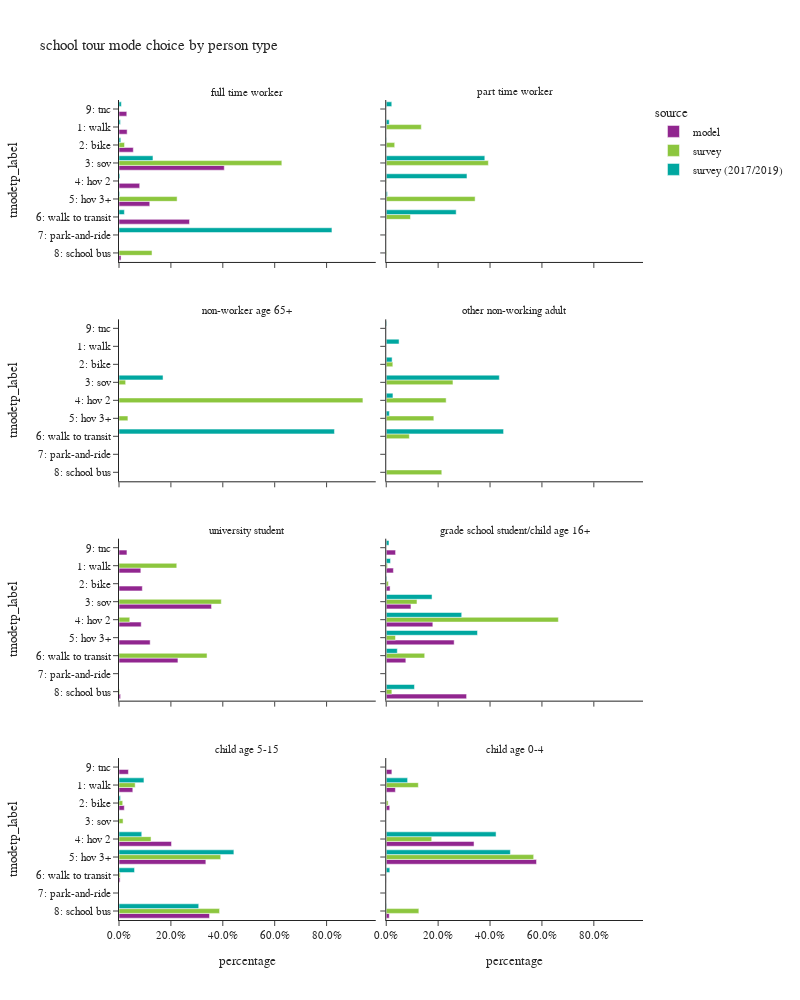

Notebook source saved alongside this figure:
### Code cell
plot_mode_choice(sc_tour,"pptyp_label",
                 {"pptyp_label":["full time worker","part time worker","non-worker age 65+","other non-working adult",
                                 "university student","grade school student/child age 16+","child age 5-15","child age 0-4"],
                  "tmodetp_label":["1: walk","2: bike","3: sov","4: hov 2","5: hov 3+","6: walk to transit",
                                   "7: park-and-ride","8: school bus","9: other–survey only"]},
                 "person type",2,1000)

### Figure 1 — Plotly figure (JSON) as saved in the notebook; plotly's stock layout.template omitted (floating-point values rounded to 4 significant figures)
{"data": [{"alignmentgroup": "True", "customdata": [[1450], [2549], [18749], [3684], [5477], [12556], [364], [1385]], "hovertemplate": "source=model<br>pptyp_label=full time worker<br>percentage=%{x}<br>tmodetp_label=%{y}<br>sample count=%{customdata[0]}<extra></extra>", "legendgroup": "model", "marker": {"color": "#91268F", "pattern": {"shape": ""}}, "name": "model", "offsetgroup": "model", "orientation": "h", "showlegend": true, "textposition": "auto", "type": "bar", "x": [0.03138, 0.05516, 0.4057, 0.07972, 0.1185, 0.2717, 0.007876, 0.02997], "xaxis": "x7", "y": ["1: walk", "2: bike", "3: sov", "4: hov 2", "5: hov 3+", "6: walk to transit", "8: school bus", "9: tnc"], "yaxis": "y7"}, {"alignmentgroup": "True", "customdata": [[5734], [6127], [24307], [5833], [8186], [15480], [413], [2085]], "hovertemplate": "source=model<br>pptyp_label=university student<br>percentage=%{x}<br>tmodetp_label=%{y}<br>sample count=%{customdata[0]}<extra></extra>", "legendgroup": "model", "marker": {"color": "#91268F", "pattern": {"shape": ""}}, "name": "model", "offsetgroup": "model", "orientation": "h", "showlegend": false, "textposition": "auto", "type": "bar", "x": [0.08412, 0.08988, 0.3566, 0.08557, 0.1201, 0.2271, 0.006059, 0.03059], "xaxis": "x3", "y": ["1: walk", "2: bike", "3: sov", "4: hov 2", "5: hov 3+", "6: walk to transit", "8: school bus", "9: tnc"], "yaxis": "y3"}, {"alignmentgroup": "True", "customdata": [[2841], [1522], [9801], [18484], [26947], [7778], [31878], [3701]], "hovertemplate": "source=model<br>pptyp_label=grade school student/child age 16+<br>percentage=%{x}<br>tmodetp_label=%{y}<br>sample count=%{customdata[0]}<extra></extra>", "legendgroup": "model", "marker": {"color": "#91268F", "pattern": {"shape": ""}}, "name": "model", "offsetgroup": "model", "orientation": "h", "showlegend": false, "textposition": "auto", "type": "bar", "x": [0.0276, 0.01478, 0.0952, 0.1795, 0.2617, 0.07555, 0.3096, 0.03595], "xaxis": "x4", "y": ["1: walk", "2: bike", "3: sov", "4: hov 2", "5: hov 3+", "6: walk to transit", "8: school bus", "9: tnc"], "yaxis": "y4"}, {"alignmentgroup": "True", "customdata": [[24322], [9341], [92528], [152978], [1938], [159402], [16574]], "hovertemplate": "source=model<br>pptyp_label=child age 5-15<br>percentage=%{x}<br>tmodetp_label=%{y}<br>sample count=%{customdata[0]}<extra></extra>", "legendgroup": "model", "marker": {"color": "#91268F", "pattern": {"shape": ""}}, "name": "model", "offsetgroup": "model", "orientation": "h", "showlegend": false, "textposition": "auto", "type": "bar", "x": [0.05321, 0.02044, 0.2024, 0.3347, 0.00424, 0.3487, 0.03626], "xaxis": "x", "y": ["1: walk", "2: bike", "4: hov 2", "5: hov 3+", "6: walk to transit", "8: school bus", "9: tnc"], "yaxis": "y"}, {"alignmentgroup": "True", "customdata": [[1759], [671], [16879], [28890], [23], [581], [1083]], "hovertemplate": "source=model<br>pptyp_label=child age 0-4<br>percentage=%{x}<br>tmodetp_label=%{y}<br>sample count=%{customdata[0]}<extra></extra>", "legendgroup": "model", "marker": {"color": "#91268F", "pattern": {"shape": ""}}, "name": "model", "offsetgroup": "model", "orientation": "h", "showlegend": false, "textposition": "auto", "type": "bar", "x": [0.03526, 0.01345, 0.3384, 0.5791, 0.0004611, 0.01165, 0.02171], "xaxis": "x2", "y": ["1: walk", "2: bike", "4: hov 2", "5: hov 3+", "6: walk to transit", "8: school bus", "9: tnc"], "yaxis": "y2"}, {"alignmentgroup": "True", "customdata": [[1], [2], [3], [1]], "hovertemplate": "source=survey<br>pptyp_label=full time worker<br>percentage=%{x}<br>tmodetp_label=%{y}<br>sample count=%{customdata[0]}<extra></extra>", "legendgroup": "survey", "marker": {"color": "#8CC63E", "pattern": {"shape": ""}}, "name": "survey", "offsetgroup": "survey", "orientation": "h", "showlegend": true, "textposition": "auto", "type": "bar", "x": [0.02128, 0.6275, 0.2239, 0.1273], "xaxis": "x7", "y": ["2: bike", "3: sov", "5: hov 3+", "8: school bus"], "yaxis": "y7"}, {"alignmentgroup": "True", "customdata": [[2], [1], [10], [2], [4], [4], [1]], "hovertemplate": "source=survey<br>pptyp_label=part time worker<br>percentage=%{x}<br>tmodetp_label=%{y}<br>sample count=%{customdata[0]}<extra></extra>", "legendgroup": "survey", "marker": {"color": "#8CC63E", "pattern": {"shape": ""}}, "name": "survey", "offsetgroup": "survey", "orientation": "h", "showlegend": false, "textposition": "auto", "type": "bar", "x": [0.1352, 0.03257, 0.3936, 0.001363, 0.3425, 0.09339, 0.001447], "xaxis": "x8", "y": ["1: walk", "2: bike", "3: sov", "4: hov 2", "5: hov 3+", "6: walk to transit", "8: school bus"], "yaxis": "y8"}, {"alignmentgroup": "True", "customdata": [[1], [2], [1]], "hovertemplate": "source=survey<br>pptyp_label=non-worker age 65+<br>percentage=%{x}<br>tmodetp_label=%{y}<br>sample count=%{customdata[0]}<extra></extra>", "legendgroup": "survey", "marker": {"color": "#8CC63E", "pattern": {"shape": ""}}, "name": "survey", "offsetgroup": "survey", "orientation": "h", "showlegend": false, "textposition": "auto", "type": "bar", "x": [0.02564, 0.94, 0.03435], "xaxis": "x5", "y": ["3: sov", "4: hov 2", "5: hov 3+"], "yaxis": "y5"}, {"alignmentgroup": "True", "customdata": [[2], [7], [2], [5], [3], [4]], "hovertemplate": "source=survey<br>pptyp_label=other non-working adult<br>percentage=%{x}<br>tmodetp_label=%{y}<br>sample count=%{customdata[0]}<extra></extra>", "legendgroup": "survey", "marker": {"color": "#8CC63E", "pattern": {"shape": ""}}, "name": "survey", "offsetgroup": "survey", "orientation": "h", "showlegend": false, "textposition": "auto", "type": "bar", "x": [0.02537, 0.2571, 0.2309, 0.1834, 0.08915, 0.2141], "xaxis": "x6", "y": ["2: bike", "3: sov", "4: hov 2", "5: hov 3+", "6: walk to transit", "8: school bus"], "yaxis": "y6"}, {"alignmentgroup": "True", "customdata": [[11], [12], [1], [21], [1]], "hovertemplate": "source=survey<br>pptyp_label=university student<br>percentage=%{x}<br>tmodetp_label=%{y}<br>sample count=%{customdata[0]}<extra></extra>", "legendgroup": "survey", "marker": {"color": "#8CC63E", "pattern": {"shape": ""}}, "name": "survey", "offsetgroup": "survey", "orientation": "h", "showlegend": false, "textposition": "auto", "type": "bar", "x": [0.2226, 0.3942, 0.04148, 0.3393, 0.002457], "xaxis": "x3", "y": ["1: walk", "3: sov", "4: hov 2", "6: walk to transit", "8: school bus"], "yaxis": "y3"}, {"alignmentgroup": "True", "customdata": [[2], [1], [6], [4], [6], [4], [5]], "hovertemplate": "source=survey<br>pptyp_label=grade school student/child age 16+<br>percentage=%{x}<br>tmodetp_label=%{y}<br>sample count=%{customdata[0]}<extra></extra>", "legendgroup": "survey", "marker": {"color": "#8CC63E", "pattern": {"shape": ""}}, "name": "survey", "offsetgroup": "survey", "orientation": "h", "showlegend": false, "textposition": "auto", "type": "bar", "x": [0.004454, 0.008205, 0.1185, 0.6634, 0.03558, 0.1482, 0.02168], "xaxis": "x4", "y": ["1: walk", "2: bike", "3: sov", "4: hov 2", "5: hov 3+", "6: walk to transit", "8: school bus"], "yaxis": "y4"}, {"alignmentgroup": "True", "customdata": [[39], [14], [4], [53], [136], [14], [137]], "hovertemplate": "source=survey<br>pptyp_label=child age 5-15<br>percentage=%{x}<br>tmodetp_label=%{y}<br>sample count=%{customdata[0]}<extra></extra>", "legendgroup": "survey", "marker": {"color": "#8CC63E", "pattern": {"shape": ""}}, "name": "survey", "offsetgroup": "survey", "orientation": "h", "showlegend": false, "textposition": "auto", "type": "bar", "x": [0.06236, 0.01438, 0.01569, 0.1235, 0.3919, 0.004593, 0.3876], "xaxis": "x", "y": ["1: walk", "2: bike", "3: sov", "4: hov 2", "5: hov 3+", "6: walk to transit", "8: school bus"], "yaxis": "y"}, {"alignmentgroup": "True", "customdata": [[8], [5], [30], [38], [2]], "hovertemplate": "source=survey<br>pptyp_label=child age 0-4<br>percentage=%{x}<br>tmodetp_label=%{y}<br>sample count=%{customdata[0]}<extra></extra>", "legendgroup": "survey", "marker": {"color": "#8CC63E", "pattern": {"shape": ""}}, "name": "survey", "offsetgroup": "survey", "orientation": "h", "showlegend": false, "textposition": "auto", "type": "bar", "x": [0.1237, 0.007253, 0.1753, 0.5682, 0.1257], "xaxis": "x2", "y": ["1: walk", "2: bike", "4: hov 2", "5: hov 3+", "8: school bus"], "yaxis": "y2"}, {"alignmentgroup": "True", "customdata": [[2], [2], [12], [2], [1], [5], [1], [1]], "hovertemplate": "source=survey (2017/2019)<br>pptyp_label=full time worker<br>percentage=%{x}<br>tmodetp_label=%{y}<br>sample count=%{customdata[0]}<extra></extra>", "legendgroup": "survey (2017/2019)", "marker": {"color": "#00A7A0", "pattern": {"shape": ""}}, "name": "survey (2017/2019)", "offsetgroup": "survey (2017/2019)", "orientation": "h", "showlegend": true, "textposition": "auto", "type": "bar", "x": [0.005638, 0.006898, 0.1309, 0.003544, 0.002542, 0.02077, 0.8206, 0.009094], "xaxis": "x7", "y": ["1: walk", "2: bike", "3: sov", "4: hov 2", "5: hov 3+", "6: walk to transit", "7: park-and-ride", "9: tnc"], "yaxis": "y7"}, {"alignmentgroup": "True", "customdata": [[8], [3], [29], [11], [3], [42], [1], [4]], "hovertemplate": "source=survey (2017/2019)<br>pptyp_label=part time worker<br>percentage=%{x}<br>tmodetp_label=%{y}<br>sample count=%{customdata[0]}<extra></extra>", "legendgroup": "survey (2017/2019)", "marker": {"color": "#00A7A0", "pattern": {"shape": ""}}, "name": "survey (2017/2019)", "offsetgroup": "survey (2017/2019)", "orientation": "h", "showlegend": false, "textposition": "auto", "type": "bar", "x": [0.01153, 0.001414, 0.3799, 0.3112, 0.004729, 0.2695, 0.0004322, 0.02132], "xaxis": "x8", "y": ["1: walk", "2: bike", "3: sov", "4: hov 2", "5: hov 3+", "6: walk to transit", "7: park-and-ride", "9: tnc"], "yaxis": "y8"}, {"alignmentgroup": "True", "customdata": [[2], [7]], "hovertemplate": "source=survey (2017/2019)<br>pptyp_label=non-worker age 65+<br>percentage=%{x}<br>tmodetp_label=%{y}<br>sample count=%{customdata[0]}<extra></extra>", "legendgroup": "survey (2017/2019)", "marker": {"color": "#00A7A0", "pattern": {"shape": ""}}, "name": "survey (2017/2019)", "offsetgroup": "survey (2017/2019)", "orientation": "h", "showlegend": false, "textposition": "auto", "type": "bar", "x": [0.1697, 0.8303], "xaxis": "x5", "y": ["3: sov", "6: walk to transit"], "yaxis": "y5"}, {"alignmentgroup": "True", "customdata": [[22], [11], [15], [9], [5], [65], [1]], "hovertemplate": "source=survey (2017/2019)<br>pptyp_label=other non-working adult<br>percentage=%{x}<br>tmodetp_label=%{y}<br>sample count=%{customdata[0]}<extra></extra>", "legendgroup": "survey (2017/2019)", "marker": {"color": "#00A7A0", "pattern": {"shape": ""}}, "name": "survey (2017/2019)", "offsetgroup": "survey (2017/2019)", "orientation": "h", "showlegend": false, "textposition": "auto", "type": "bar", "x": [0.04945, 0.0226, 0.4359, 0.02582, 0.01204, 0.4522, 0.002086], "xaxis": "x6", "y": ["1: walk", "2: bike", "3: sov", "4: hov 2", "5: hov 3+", "6: walk to transit", "9: tnc"], "yaxis": "y6"}, {"alignmentgroup": "True", "customdata": [[9], [1], [21], [24], [20], [20], [17], [1]], "hovertemplate": "source=survey (2017/2019)<br>pptyp_label=grade school student/child age 16+<br>percentage=%{x}<br>tmodetp_label=%{y}<br>sample count=%{customdata[0]}<extra></extra>", "legendgroup": "survey (2017/2019)", "marker": {"color": "#00A7A0", "pattern": {"shape": ""}}, "name": "survey (2017/2019)", "offsetgroup": "survey (2017/2019)", "orientation": "h", "showlegend": false, "textposition": "auto", "type": "bar", "x": [0.01642, 0.002528, 0.1765, 0.2908, 0.3517, 0.04267, 0.1088, 0.01059], "xaxis": "x4", "y": ["1: walk", "2: bike", "3: sov", "4: hov 2", "5: hov 3+", "6: walk to transit", "8: school bus", "9: tnc"], "yaxis": "y4"}, {"alignmentgroup": "True", "customdata": [[54], [12], [1], [94], [193], [47], [172], [1]], "hovertemplate": "source=survey (2017/2019)<br>pptyp_label=child age 5-15<br>percentage=%{x}<br>tmodetp_label=%{y}<br>sample count=%{customdata[0]}<extra></extra>", "legendgroup": "survey (2017/2019)", "marker": {"color": "#00A7A0", "pattern": {"shape": ""}}, "name": "survey (2017/2019)", "offsetgroup": "survey (2017/2019)", "orientation": "h", "showlegend": false, "textposition": "auto", "type": "bar", "x": [0.09615, 0.005824, 0.0005199, 0.08768, 0.4427, 0.05988, 0.3072, 6.317e-06], "xaxis": "x", "y": ["1: walk", "2: bike", "3: sov", "4: hov 2", "5: hov 3+", "6: walk to transit", "8: school bus", "9: tnc"], "yaxis": "y"}, {"alignmentgroup": "True", "customdata": [[14], [2], [58], [88], [8], [1]], "hovertemplate": "source=survey (2017/2019)<br>pptyp_label=child age 0-4<br>percentage=%{x}<br>tmodetp_label=%{y}<br>sample count=%{customdata[0]}<extra></extra>", "legendgroup": "survey (2017/2019)", "marker": {"color": "#00A7A0", "pattern": {"shape": ""}}, "name": "survey (2017/2019)", "offsetgroup": "survey (2017/2019)", "orientation": "h", "showlegend": false, "textposition": "auto", "type": "bar", "x": [0.08231, 0.0011, 0.4232, 0.4783, 0.0137, 0.001327], "xaxis": "x2", "y": ["1: walk", "2: bike", "4: hov 2", "5: hov 3+", "6: walk to transit", "8: school bus"], "yaxis": "y2"}], "layout": {"annotations": [{"font": {}, "showarrow": false, "text": "child age 5-15", "x": 0.245, "xanchor": "center", "xref": "paper", "y": 0.1975, "yanchor": "bottom", "yref": "paper"}, {"font": {}, "showarrow": false, "text": "child age 0-4", "x": 0.755, "xanchor": "center", "xref": "paper", "y": 0.1975, "yanchor": "bottom", "yref": "paper"}, {"font": {}, "showarrow": false, "text": "university student", "x": 0.245, "xanchor": "center", "xref": "paper", "y": 0.465, "yanchor": "bottom", "yref": "paper"}, {"font": {}, "showarrow": false, "text": "grade school student/child age 16+", "x": 0.755, "xanchor": "center", "xref": "paper", "y": 0.465, "yanchor": "bottom", "yref": "paper"}, {"font": {}, "showarrow": false, "text": "non-worker age 65+", "x": 0.245, "xanchor": "center", "xref": "paper", "y": 0.7325, "yanchor": "bottom", "yref": "paper"}, {"font": {}, "showarrow": false, "text": "other non-working adult", "x": 0.755, "xanchor": "center", "xref": "paper", "y": 0.7325, "yanchor": "bottom", "yref": "paper"}, {"font": {}, "showarrow": false, "text": "full time worker", "x": 0.245, "xanchor": "center", "xref": "paper", "y": 1.0, "yanchor": "bottom", "yref": "paper"}, {"font": {}, "showarrow": false, "text": "part time worker", "x": 0.755, "xanchor": "center", "xref": "paper", "y": 1.0, "yanchor": "bottom", "yref": "paper"}], "barmode": "group", "height": 1000, "legend": {"title": {"text": "source"}, "tracegroupgap": 0}, "title": {"text": "school tour mode choice by person type"}, "width": 800, "xaxis": {"anchor": "y", "domain": [0.0, 0.49], "tickformat": ".1%", "title": {"text": "percentage"}}, "xaxis2": {"anchor": "y2", "domain": [0.51, 1.0], "matches": "x", "tickformat": ".1%", "title": {"text": "percentage"}}, "xaxis3": {"anchor": "y3", "domain": [0.0, 0.49], "matches": "x", "showticklabels": false, "tickformat": ".1%"}, "xaxis4": {"anchor": "y4", "domain": [0.51, 1.0], "matches": "x", "showticklabels": false, "tickformat": ".1%"}, "xaxis5": {"anchor": "y5", "domain": [0.0, 0.49], "matches": "x", "showticklabels": false, "tickformat": ".1%"}, "xaxis6": {"anchor": "y6", "domain": [0.51, 1.0], "matches": "x", "showticklabels": false, "tickformat": ".1%"}, "xaxis7": {"anchor": "y7", "domain": [0.0, 0.49], "matches": "x", "showticklabels": false, "tickformat": ".1%"}, "xaxis8": {"anchor": "y8", "domain": [0.51, 1.0], "matches": "x", "showticklabels": false, "tickformat": ".1%"}, "yaxis": {"anchor": "x", "categoryarray": ["9: other–survey only", "8: school bus", "7: park-and-ride", "6: walk to transit", "5: hov 3+", "4: hov 2", "3: sov", "2: bike", "1: walk"], "categoryorder": "array", "domain": [0.0, 0.1975], "title": {"text": "tmodetp_label"}}, "yaxis2": {"anchor": "x2", "domain": [0.0, 0.1975], "matches": "y", "showticklabels": false}, "yaxis3": {"anchor": "x3", "categoryarray": ["9: other–survey only", "8: school bus", "7: park-and-ride", "6: walk to transit", "5: hov 3+", "4: hov 2", "3: sov", "2: bike", "1: walk"], "categoryorder": "array", "domain": [0.2675, 0.465], "matches": "y", "title": {"text": "tmodetp_label"}}, "yaxis4": {"anchor": "x4", "domain": [0.2675, 0.465], "matches": "y", "showticklabels": false}, "yaxis5": {"anchor": "x5", "categoryarray": ["9: other–survey only", "8: school bus", "7: park-and-ride", "6: walk to transit", "5: hov 3+", "4: hov 2", "3: sov", "2: bike", "1: walk"], "categoryorder": "array", "domain": [0.535, 0.7325], "matches": "y", "title": {"text": "tmodetp_label"}}, "yaxis6": {"anchor": "x6", "domain": [0.535, 0.7325], "matches": "y", "showticklabels": false}, "yaxis7": {"anchor": "x7", "categoryarray": ["9: other–survey only", "8: school bus", "7: park-and-ride", "6: walk to transit", "5: hov 3+", "4: hov 2", "3: sov", "2: bike", "1: walk"], "categoryorder": "array", "domain": [0.8025, 1.0], "matches": "y", "title": {"text": "tmodetp_label"}}, "yaxis8": {"anchor": "x8", "domain": [0.8025, 1.0], "matches": "y", "showticklabels": false}}}
